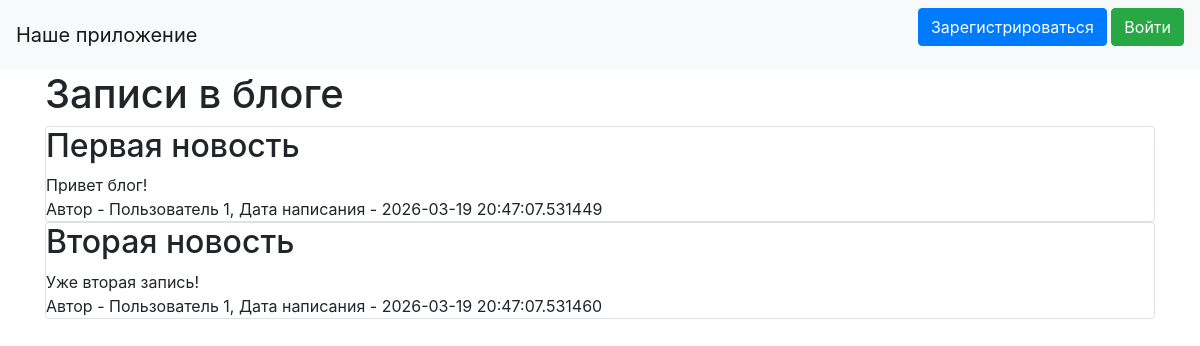
Before: / with the older database file.
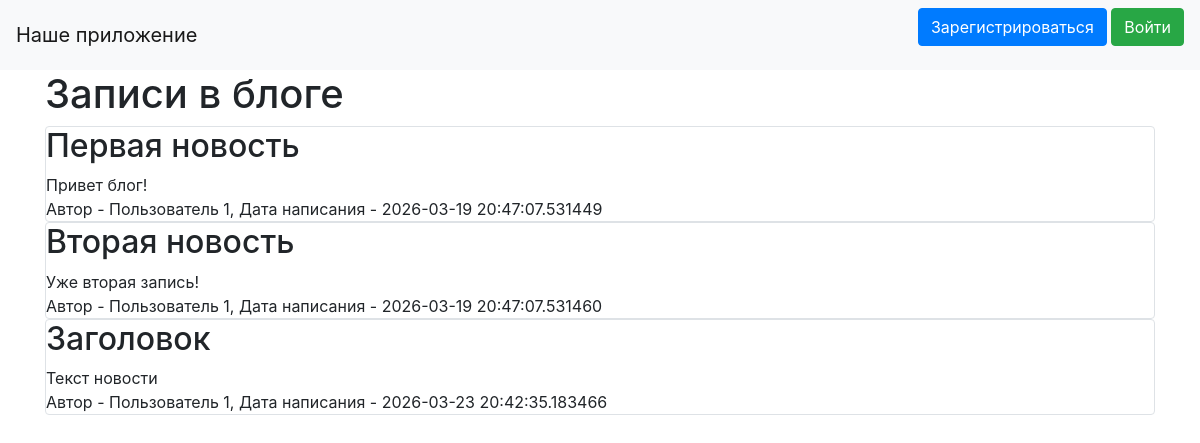
After: the same page with the newer database file.
### data/news.py (models this page shows)
class News(SqlAlchemyBase, SerializerMixin):
    __tablename__ = 'news'
    id = sqlalchemy.Column(sqlalchemy.Integer,
                           primary_key=True, autoincrement=True)
    title = sqlalchemy.Column(sqlalchemy.String, nullable=True)
    content = sqlalchemy.Column(sqlalchemy.String, nullable=True)
    created_date = sqlalchemy.Column(sqlalchemy.DateTime,
                                     default=datetime.datetime.now)
    is_private = sqlalchemy.Column(sqlalchemy.Boolean, default=True)
    user_id = sqlalchemy.Column(sqlalchemy.Integer,
                                sqlalchemy.ForeignKey("users.id"))
    user = orm.relationship('User')
    categories = orm.relationship("Category",
                                  secondary="association",
                                  backref="news")

### data/users.py (models this page shows, shortened)
class User(SqlAlchemyBase, UserMixin, SerializerMixin):
    __tablename__ = 'users'
    id = sqlalchemy.Column(sqlalchemy.Integer,
                           primary_key=True, autoincrement=True)
    name = sqlalchemy.Column(sqlalchemy.String, nullable=True)
    about = sqlalchemy.Column(sqlalchemy.String, nullable=True)
    email = sqlalchemy.Column(sqlalchemy.String,
                              index=True, unique=True, nullable=True)
    hashed_password = sqlalchemy.Column(sqlalchemy.String, nullable=True)
    created_date = sqlalchemy.Column(sqlalchemy.DateTime,
                                     default=datetime.datetime.now)
    news = orm.relationship("News", back_populates='user')

### main.py (the view)
@app.route("/")
def index():
    db_sess = db_session.create_session()
    if current_user.is_authenticated:
        news = db_sess.query(News).filter(
            (News.user == current_user) | (News.is_private != True))
    else:
        news = db_sess.query(News).filter(News.is_private != True)
    return render_template("index.html", news=news)

### data/db_session.py (called while the page is built)
def create_session() -> Session:
    global __factory
    return __factory()

### templates/index.html (shortened to what this page needs)
{% extends "base.html" %}
{% block content %}
<h1>Записи в блоге</h1>
{% for item in news%}
<div class="col-md6 border rounded">
    <h2>{{item.title}}</h2>
    <div>
        {{item.content}}
    </div>
    <div>
        Автор - {{item.user.name}}, Дата написания - {{item.created_date}}
    </div>
</div>
{% endfor %}
{% endblock %}

### templates/base.html (shortened to what this page needs)
<!doctype html>
<html lang="en">
<head>
    <link rel="stylesheet"
          href="https://stackpath.bootstrapcdn.com/bootstrap/4.4.1/css/bootstrap.min.css"
>
</head>
<body>
<header>
    <nav class="navbar navbar-light bg-light">
        <a class="navbar-brand" href="#">Наше приложение</a>
        {% if current_user.is_authenticated %}
            <a class="navbar-brand" href="/logout">{{ current_user.name }}</a>
        {% else %}
            <p>
                <a class="btn btn-primary " href="/register">Зарегистрироваться</a>
                <a class="btn btn-success" href="/login">Войти</a>
            </p>
        {% endif %}
    </nav>
</header>
<main role="main" class="container">
    {% block content %}{% endblock %}
    <br>
</main>
</body>
</html>

Changed rows visible on the page:
added News: title "Заголовок", content "Текст новости", user.name "Пользователь 1", created_date "2026-03-23 20:42:35.183466"
